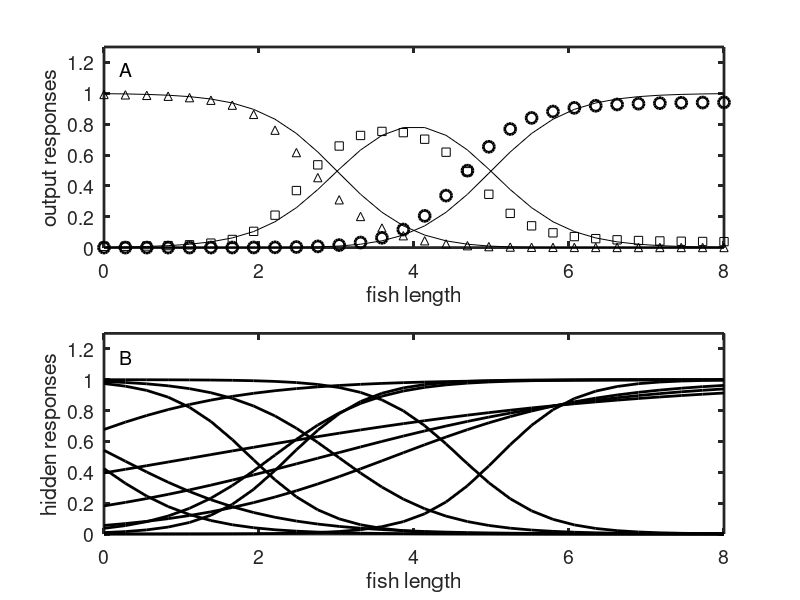

The MATLAB source for this figure:
% classifyFishBackProp.m
% this script uses back-prop to train a network to classify fish

nIn=1; nHid=12; nOut=3; % set numbers of units
a=0.1; b=1; % set learning rate and bias
nIts=100000; % set number of training iterations 
me1=2; me2=4; me3=6; % set likelihood means
sd1=1; sd2=1; sd3=1; % set likelihood standard deviations
pf1=1/3; pf2=1/3; pf3=1/3; % set priors 
cumPrior=cumsum([pf1 pf2 pf3]); % find cumulative prior
maxLength=8; nLengths=30; % set max and number of fish lengths
Lvec=linspace(0,maxLength,nLengths)'; % length vector for testing
V=rand(nHid,nIn+1)*2-1; % set initial input-hidden weight matrix
U=rand(nOut,nHid+1)*2-1; % set initial hidden-output  matrix
deltaV=zeros(nHid,nIn+1); % define weight change matrix for V
deltaU=zeros(nOut,nHid+1); % define weight change matrix for U

for c=1:nIts, % for each iteration
    % choose a fish type at random according to prior distribution
    indxVec=find(cumPrior>=rand); choose=indxVec(1);
    if choose==1, lFish=randn*sd1+me1; d=[1 0 0];
    elseif choose==2, lFish=randn*sd2+me2; d=[0 1 0];
    elseif choose==3, lFish=randn*sd3+me3; d=[0 0 1]; end
    % update the states of the units and compute network error
    x=[lFish b]'; % set the input
    y=1./(1+(exp(-V*x))); y=[y' b]'; % compute hidden, append bias
    z=1./(1+(exp(-U*y))); % compute the output unit response
    e=d-z'; % find the error
    % train the network weights using back-propagation
    x=x';y=y';z=z'; % convert column to row vectors
    zg=(z.*(1-z)).*e; % compute the output error signal
    deltaU=a*zg'*y; % compute the change in hidden-output weights
    yg=(y.*(1-y)).*(zg*U); % compute the hidden error signal
    deltaV=a*yg(1:nHid)'*x; % compute change in input-hidden weights
    U=U+deltaU; V=V+deltaV; % update the hid-out and in-hid weights
end % end training loop

% find final unit responses
Inb=[Lvec b*ones(nLengths,1)]; % append bias to all input patterns
Hid=(1./(1+exp(-V*Inb')))'; % find hid response to all patterns
Hidb=[Hid b*ones(nLengths,1)]; % append bias to all hidden vectors
Out=(1./(1+exp(-U*Hidb')))'; % find out response to all patterns


 
 
 
% compute the (descretized) Gaussian likelihood densities
plf1=(1/(sd1*sqrt(2*pi)))*exp((-1/2)*((Lvec-me1)/sd1).^2);
plf2=(1/(sd2*sqrt(2*pi)))*exp((-1/2)*((Lvec-me2)/sd2).^2);
plf3=(1/(sd3*sqrt(2*pi)))*exp((-1/2)*((Lvec-me3)/sd3).^2);
plf1=plf1/sum(plf1); % normalize
plf2=plf2/sum(plf2); % normalize
plf3=plf3/sum(plf3); % normalize

% compute unconditional probability of length
pl=plf1*pf1+plf2*pf2+plf3*pf3;

% compute posterior probabilities
pf1l=(plf1./pl)*pf1;
pf2l=(plf2./pl)*pf2;
pf3l=(plf3./pl)*pf3;

% plot results
fs=14; % set font size
lw=2; % set line width
clf
subplot(211)
plot(Lvec,pf1l,'k',Lvec,pf2l,'k',Lvec,pf3l,'k',...
    Lvec,Out(:,1),'k^',Lvec,Out(:,2),'ks',Lvec,Out(:,3),'ko',...
    'linewidth',lw,'markersize',8)
axis([0 maxLength 0 1.3])
set(gca,'linewidth',lw)
set(gca,'fontsize',fs)
ylabel('output responses')
xlabel('fish length')
text(0.2,1.16,'A','fontsize',fs)
subplot(212)
plot(Lvec,Hid,'k','linewidth',lw)
axis([0 maxLength 0 1.3])
set(gca,'linewidth',lw)
set(gca,'fontsize',fs)
ylabel('hidden responses')
xlabel('fish length')
text(0.2,1.15,'B','fontsize',fs)




   